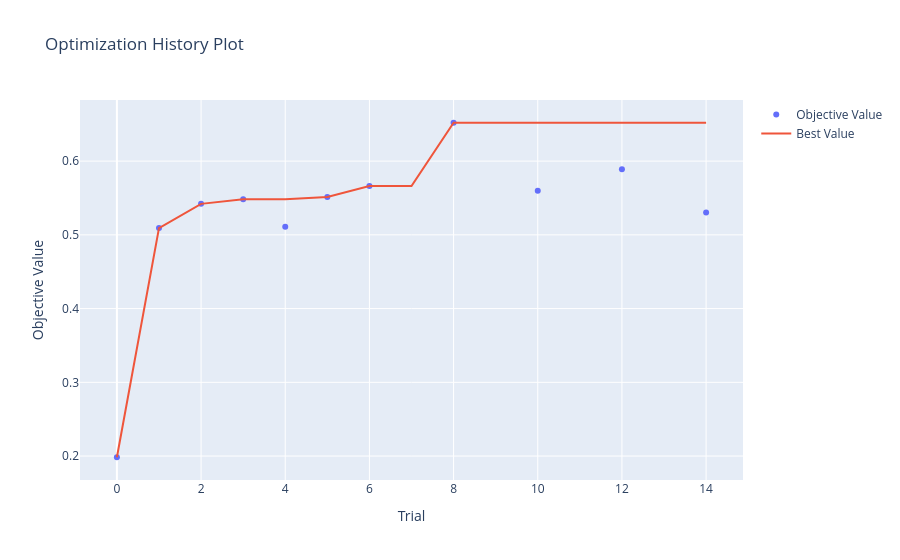
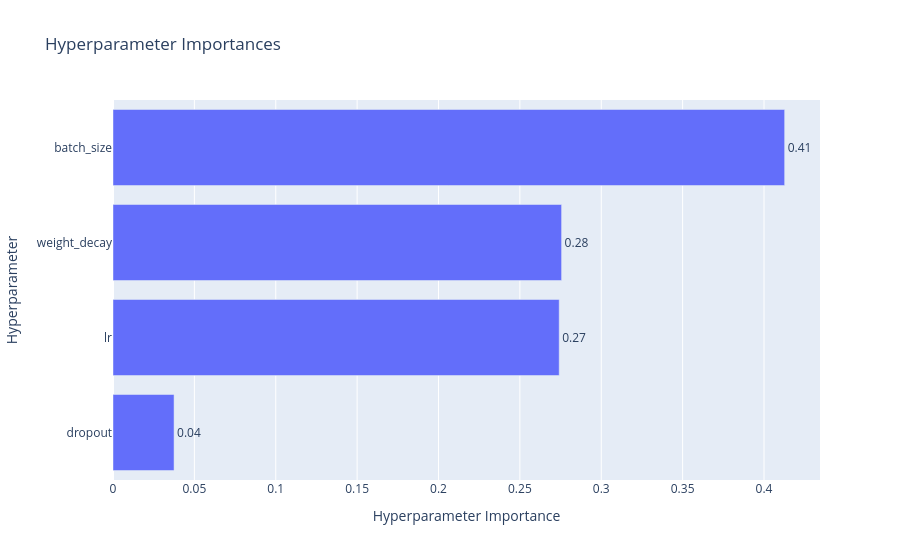

The notebook cell saved with these charts, in order:
### Code cell
from optuna.visualization import plot_optimization_history, plot_param_importances

def objective(trial):
    lr = trial.suggest_float("lr", 1e-4, 5e-3, log=True)
    batch_size = trial.suggest_categorical("batch_size", [32, 64, 128])
    weight_decay = trial.suggest_float("weight_decay", 1e-6, 1e-3, log=True)
    dropout = trial.suggest_float("dropout", 0.2, 0.5, step=0.1)
    model = LitSHARP(lr=lr, dropout=dropout, weight_decay=weight_decay)
    datamodule = OPERAnetDataModule(root_dir="doppler_traces", batch_size=batch_size)

    trainer = L.Trainer(
        max_epochs=HYP_EPOCHS, # Fast trial
        accelerator="auto",
        devices=1,
        logger=False, 
        enable_checkpointing=False,
        enable_progress_bar=False,
        callbacks=[PyTorchLightningPruningCallback(trial, monitor="val_acc")],
        enable_model_summary=False
    )

    trainer.fit(model, datamodule=datamodule)
    return trainer.callback_metrics["val_acc"].item()

""" def plot_confusion_matrix(true_labels, pred_labels): 
    if len(true_labels) == 0: return
    activity_names =['Empty', 'Walk', 'Run', 'Jump', 'Sit', 'Stand', 'Sit/Stand', 'Gym']
    
    # Forces 8x8 matrix to prevent crashes on missing classes
    cm = confusion_matrix(true_labels, pred_labels, labels=range(8))
    cm_perc = cm.astype('float') / (cm.sum(axis=1)[:, np.newaxis] + 1e-8)
    
    plt.figure(figsize=(10, 8))
    sns.heatmap(cm_perc, annot=True, fmt='.2f', cmap='Blues',
                xticklabels=activity_names, yticklabels=activity_names)
    plt.title('Normalized Confusion Matrix: Unseen Datasets')
    plt.ylabel('True Label')
    plt.xlabel('Predicted Label')
    plt.show() """ # FOR 8 ACTIVITIES
    
def plot_confusion_matrix(true_labels, pred_labels):
    if len(true_labels) == 0: return
    
    # FIX 3: Update the names to match your new label_map
    activity_names = ['Empty', 'Walk', 'Run', 'Jump', 'Sit']
    
    # Force a 5x5 matrix
    cm = confusion_matrix(true_labels, pred_labels, labels=range(5))
    cm_perc = cm.astype('float') / (cm.sum(axis=1)[:, np.newaxis] + 1e-8)
    
    plt.figure(figsize=(8, 6))
    sns.heatmap(cm_perc, annot=True, fmt='.2f', cmap='Blues',
                xticklabels=activity_names, yticklabels=activity_names)
    plt.title('Normalized Confusion Matrix: Unseen Datasets (5-Class)')
    plt.ylabel('True Label')
    plt.xlabel('Predicted Label')
    plt.show()

if __name__ == "__main__":
    torch.set_float32_matmul_precision('high')
    
    print("\n--- OPTIMIZING HYPERPARAMETERS ---")
    study = optuna.create_study(direction="maximize", pruner=optuna.pruners.MedianPruner(n_startup_trials=5, n_warmup_steps=5))
    study.optimize(objective, n_trials=N_TRIALS)
    # 1. Print a detailed text summary of the best trial
    print("\n--- OPTUNA STUDY RESULTS ---")
    best_trial = study.best_trial
    
    print(f"Best Validation Accuracy: {best_trial.value:.4f}")
    print("Best Parameters:")
    for key, value in best_trial.params.items():
        print(f"    {key}: {value}")

    # 2. Visualize the results directly in the notebook
    try:
        # Shows how the accuracy improved over the 10 trials
        history_fig = plot_optimization_history(study)
        history_fig.show()
        
        # Shows which parameter (lr, batch_size, weight_decay, dropout) had the biggest impact
        importance_fig = plot_param_importances(study)
        importance_fig.show()
    except Exception as e:
        print(f"Could not render Optuna charts: {e}")
    
    print("\n--- BEST PARAMS FOUND ---")
    print(study.best_params)
    
    # --- DEFINE MANUAL PARAMS ---
    # manual_params = {
    #    "lr": 1e-3,
    #    "batch_size": 64,
    #    "weight_decay": 1e-4,
    #    "dropout": 0.3
    # }
    
    # --- USE MANUAL PARAMS ---
    # dm = OPERAnetDataModule(root_dir="doppler_traces", batch_size=manual_params["batch_size"])
    # model = LitSHARP(
    #    lr=manual_params["lr"], 
    #    weight_decay=manual_params["weight_decay"], 
    #   dropout=manual_params["dropout"]
    # )
    
    dm = OPERAnetDataModule(root_dir="doppler_traces", batch_size=study.best_params["batch_size"])
    model = LitSHARP(lr=study.best_params["lr"], weight_decay=study.best_params["weight_decay"], dropout=study.best_params["dropout"])

    logger = CSVLogger("logs", name="sharp_experiment")
    checkpoint_callback = ModelCheckpoint(monitor="val_acc", dirpath="checkpoints", filename="best-sharp", mode="max")
    
    trainer = L.Trainer(
        max_epochs=TRAIN_EPOCHS,
        accelerator="auto",      
        devices=1,               
        callbacks=[checkpoint_callback],
        precision="16-mixed",     
        logger=logger
    )

    print("\n--- TRAINING FINAL MODEL ---")
    trainer.fit(model, datamodule=dm)

    print("\n--- TESTING ON S2-S7 COMBINED ---")
    trainer.test(model, datamodule=dm)

    # Plot final results
    plot_confusion_matrix(model.test_labels, model.test_preds)

### Figure 1 — Plotly figure (JSON) as saved in the notebook; plotly's stock layout.template omitted (floating-point values rounded to 4 significant figures)
{"data": [{"mode": "markers", "name": "Objective Value", "type": "scatter", "x": [0, 1, 2, 3, 4, 5, 6, 8, 10, 12, 14], "y": [0.1984, 0.5093, 0.542, 0.5482, 0.5111, 0.5513, 0.5661, 0.652, 0.56, 0.589, 0.5303]}, {"mode": "lines", "name": "Best Value", "type": "scatter", "x": [0, 1, 2, 3, 4, 5, 6, 7, 8, 9, 10, 11, 12, 13, 14], "y": [0.1984, 0.5093, 0.542, 0.5482, 0.5482, 0.5513, 0.5661, 0.5661, 0.652, 0.652, 0.652, 0.652, 0.652, 0.652, 0.652]}, {"marker": {"color": "#cccccc"}, "mode": "markers", "name": "Infeasible Trial", "showlegend": false, "type": "scatter", "x": [], "y": []}], "layout": {"title": {"text": "Optimization History Plot"}, "xaxis": {"title": {"text": "Trial"}}, "yaxis": {"title": {"text": "Objective Value"}}}}

### Figure 2 — Plotly figure (JSON) as saved in the notebook; plotly's stock layout.template omitted (floating-point values rounded to 4 significant figures)
{"data": [{"cliponaxis": false, "hovertemplate": ["dropout (FloatDistribution): 0.037516663526596106<extra></extra>", "lr (FloatDistribution): 0.2741627490201636<extra></extra>", "weight_decay (FloatDistribution): 0.2756319927576104<extra></extra>", "batch_size (CategoricalDistribution): 0.41268859469563<extra></extra>"], "name": "Objective Value", "orientation": "h", "text": ["0.04", "0.27", "0.28", "0.41"], "textposition": "outside", "type": "bar", "x": [0.03752, 0.2742, 0.2756, 0.4127], "y": ["dropout", "lr", "weight_decay", "batch_size"]}], "layout": {"title": {"text": "Hyperparameter Importances"}, "xaxis": {"title": {"text": "Hyperparameter Importance"}}, "yaxis": {"title": {"text": "Hyperparameter"}}}}
